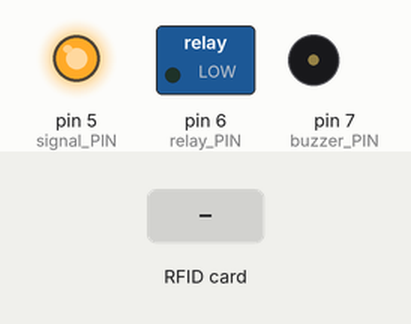
Bench run of a sketch on a simulated Arduino Uno, built with avr-gcc and run on an emulated ATmega328P. Parts: switched loads named in the sketch (green lamp = pin HIGH), output pins drawn as LEDs (lit = HIGH), buzzer (waves = sounding, pin HIGH). Inputs (shaded band) come from the test bench. Pins used as bus, display or sensor lines are not drawn.

Above: at 1.2 s.
1.3 s: RFID card FF FF FF FF held to the reader
At 3.8 s:
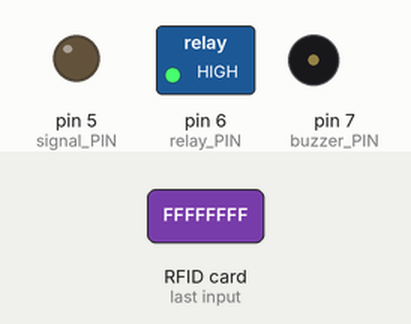
4.1 s: RFID card 00 00 00 01 held to the reader
At 5.65 s:
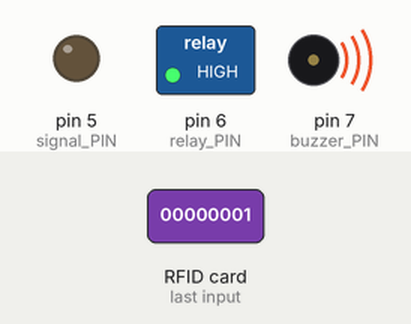
7.1 s: RFID card AA AA AA AA held to the reader
At 9.9 s:
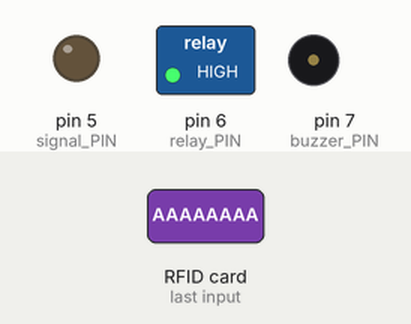
10.1 s: RFID card 5E 7A 19 C4 held to the reader
At 13.1 s:
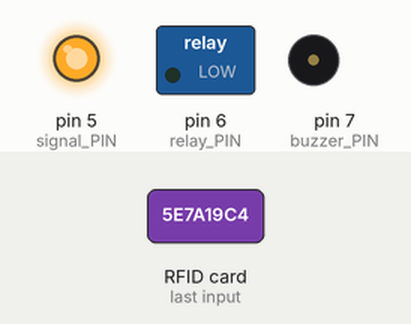
Timing chart, 0 to 14.1 s (numbered marks = the images above; inputs shaded):
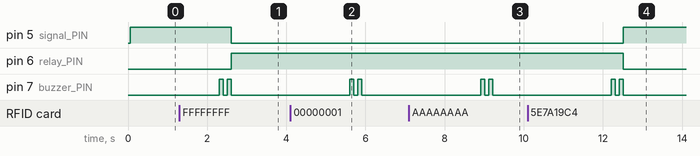

The sketch:

RFID.ino
```cpp
/*
 * MFRC522 - Library to use ARDUINO RFID MODULE KIT 13.56 MHZ WITH TAGS SPI W AND R BY COOQROBOT.
 * The library file MFRC522.h has a wealth of useful info. Please read it.
 * The functions are documented in MFRC522.cpp.
 * Pin layout should be as follows:
 * Signal     Pin              Pin               Pin
 *            Arduino Uno      Arduino Mega      MFRC522 board
 * ------------------------------------------------------------
 * Reset      9                5                 RST
 * SPI SS     10               53                SDA
 * SPI MOSI   11               51                MOSI
 * SPI MISO   12               50                MISO
 * SPI SCK    13               52                SCK
 */

 /*
  *  Used the opensource library from https://github.com/miguelbalboa/rfid
  *  include "rfid/src/MFRC522.h" and "rfid/src/MFRC522.cpp"
  */

#include <SPI.h>
#include "MFRC522.h"

#define Debug_Mode false

#define SS_PIN 10
#define RST_PIN 9
#define buzzer_PIN 7
#define relay_PIN 6
#define signal_PIN 5 //signal

MFRC522 mfrc522(SS_PIN, RST_PIN);  // Create MFRC522 instance.

#define Num_Of_List 5
unsigned char ID_List[Num_Of_List][4]={ //set the Uid that can open the door
                                {0xFF,0xFF,0xFF,0xFF},
                                {0x00,0x00,0x00,0x01},
                                {0xAA,0xAA,0xAA,0xAA},
                                {0x99,0x99,0x00,0x00},
                                {0x00,0x00,0x00,0x00}};
void setup() {
  Serial.begin(9600); // Initialize serial communications with the PC
  SPI.begin();      // Init SPI bus
  mfrc522.PCD_Init(); // Init MFRC522 card
  if(Debug_Mode)
    Serial.println("Wait for new card");
  pinMode(buzzer_PIN,OUTPUT);
  pinMode(relay_PIN,OUTPUT);
  pinMode(signal_PIN,OUTPUT);
  digitalWrite(buzzer_PIN,LOW);
  digitalWrite(relay_PIN,LOW);
  digitalWrite(signal_PIN,HIGH); //signal high
}

void loop() {
  bool inList = false;
  // Look for new cards
  if ( !mfrc522.PICC_IsNewCardPresent()) {
    return;
  } else{
    delay(1000); //wait for 1 sec to avoid person don't find correct area
  }

  // Select one of the cards
  if (mfrc522.PICC_ReadCardSerial()) {
    inList = false;
    buzz(100);
    if(Debug_Mode) {
      Serial.print("Card ID:");
      show_id(mfrc522);
    }
    for(byte i=0;i<Num_Of_List;i++) {  // check ID list
      for(byte j=0;j<4 && mfrc522.uid.uidByte[j]==ID_List[i][j];j++){
        if( j==3 ) {
          inList = true;
        }
      }
    }
    delay(100);
    buzz(100);
    if(inList) {
      digitalWrite(signal_PIN,LOW); //signal low
      if(Debug_Mode)
        Serial.println("Card in List");
      digitalWrite(relay_PIN,HIGH);
    }
    else {
      if(Debug_Mode)
        Serial.println("Card unknow");
      digitalWrite(signal_PIN,HIGH); //signal high
      digitalWrite(relay_PIN,LOW);
    }
  } else {
    return;
  }
  delay(2000);
}

void show_id(MFRC522 item) { //show uid in hex
  for(byte i = 0; i <4; i++)
    {
      Serial.print(item.uid.uidByte[i],HEX);
      Serial.print(" ");
    }
    Serial.println();
}

void buzz(int ms){  //buzz(delaytime)
  digitalWrite(buzzer_PIN,HIGH);
  delay(ms);
  digitalWrite(buzzer_PIN,LOW);
}
```

Measured:
- after the input at 1.3 s, pin 5 (signal_PIN): HIGH → LOW after 1.3 s; pin 6 (relay_PIN): LOW → HIGH after 1.3 s; pin 7 (buzzer_PIN): alternates HIGH for 0.10 s and LOW for 0.10 s, 4 changes in all, then stays LOW, starting after 1.0 s
- after the input at 4.1 s, pin 7 (buzzer_PIN): alternates HIGH for 0.10 s and LOW for 0.10 s, 4 changes in all, then stays LOW, starting after 1.5 s
- after the input at 7.1 s, pin 7 (buzzer_PIN): alternates HIGH for 0.10 s and LOW for 0.10 s, 4 changes in all, then stays LOW, starting after 1.8 s
- after the input at 10.1 s, pin 5 (signal_PIN): LOW → HIGH after 2.4 s; pin 6 (relay_PIN): HIGH → LOW after 2.4 s; pin 7 (buzzer_PIN): alternates HIGH for 0.10 s and LOW for 0.10 s, 4 changes in all, then stays LOW, starting after 2.1 s
